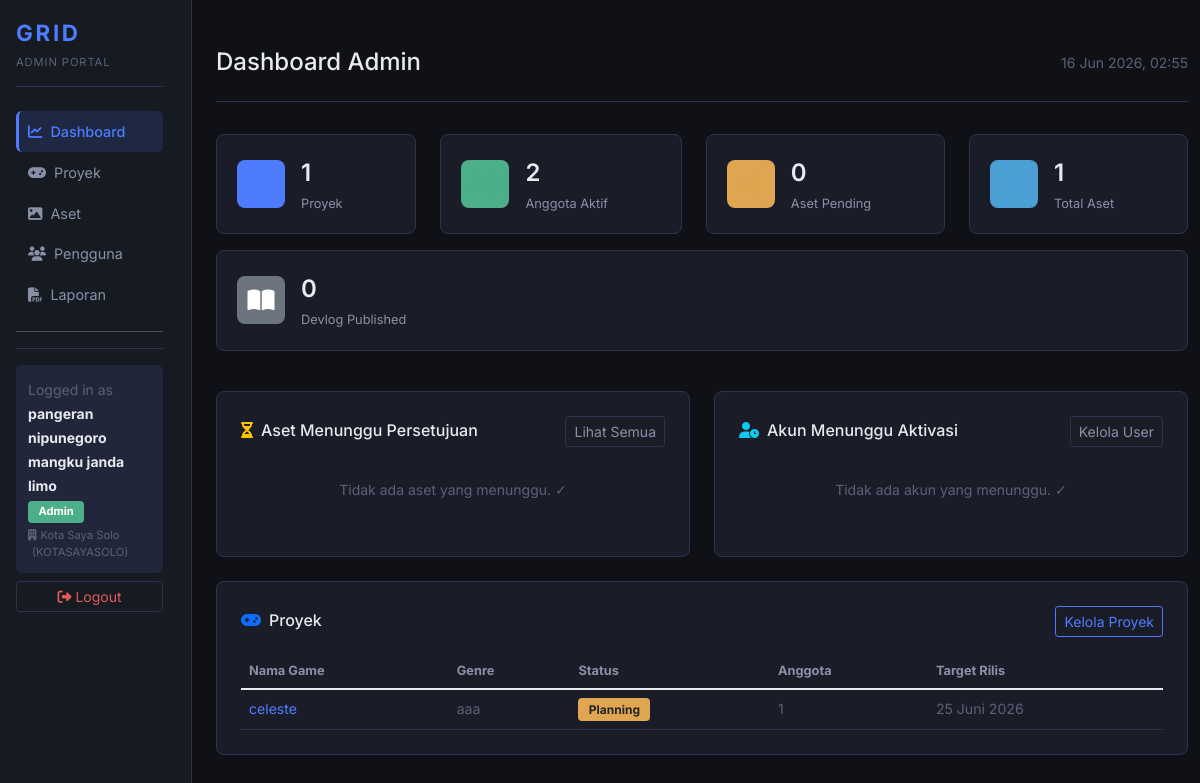
/admin/dashboard.php (signed in), run on the app's committed database.
### tables this page shows
CREATE TABLE `organizations` (
  `id` char(36) NOT NULL,
  `nama` varchar(100) NOT NULL,
  `kode_unik` varchar(20) NOT NULL,
  `deskripsi` text DEFAULT NULL,
  `owner_id` char(36) DEFAULT NULL,
  `created_at` timestamp NOT NULL DEFAULT current_timestamp()
);

CREATE TABLE `projects` (
  `id` char(36) NOT NULL,
  `nama_game` varchar(100) NOT NULL,
  `deskripsi` text DEFAULT NULL,
  `genre` varchar(50) DEFAULT NULL,
  `platform` varchar(50) DEFAULT NULL,
  `engine` varchar(50) DEFAULT NULL,
  `status` enum('Planning','Development','Testing','Released','On Hold') DEFAULT 'Planning',
  `cover_url` varchar(255) DEFAULT NULL,
  `tanggal_mulai` date DEFAULT NULL,
  `target_rilis` date DEFAULT NULL,
  `lead_id` char(36) DEFAULT NULL,
  `organization_id` char(36) DEFAULT NULL
);

### includes/functions.php (called while the page is built, shortened)
<?php
function e(string $value): string {
    return htmlspecialchars($value, ENT_QUOTES, 'UTF-8');
}
function format_tanggal(string $date): string {
    $bulan = [
        1 => 'Januari', 'Februari', 'Maret', 'April', 'Mei', 'Juni',
        'Juli', 'Agustus', 'September', 'Oktober', 'November', 'Desember'
    ];
    $ts = strtotime($date);
    return date('d', $ts) . ' ' . $bulan[(int)date('n', $ts)] . ' ' . date('Y', $ts);
}
function badge_status_proyek(string $status): string {
    return match($status) {
        'Development' => 'bg-primary',
        'Testing'     => 'bg-info text-dark',
        'Released'    => 'bg-success',
        'On Hold'     => 'bg-secondary',
        default       => 'bg-warning text-dark',
    };
}

### includes/db_helpers.php (called while the page is built, shortened)
<?php
function get_all_projects_by_org(PDO $pdo, ?string $org_id): array {
    $stmt = $pdo->prepare('
        SELECT p.*,
               u.nama_lengkap AS lead_name,
               (SELECT COUNT(*) FROM project_members pm WHERE pm.project_id = p.id) AS total_members
        FROM projects p
        LEFT JOIN users u ON p.lead_id = u.id
        WHERE p.organization_id = ?
        ORDER BY p.nama_game ASC
    ');
    $stmt->execute([$org_id]);
    return $stmt->fetchAll();
}
function get_pending_assets_count_by_org(PDO $pdo, ?string $org_id): int {
    $stmt = $pdo->prepare('
        SELECT COUNT(*)
        FROM assets a
        LEFT JOIN projects p ON a.project_id = p.id
        WHERE a.status = "Pending"
          AND p.organization_id = ?
    ');
    $stmt->execute([$org_id]);
    return (int) $stmt->fetchColumn();
}

### admin/dashboard.php (the view, shortened to what this page needs)
<?php
require_once '../koneksi.php';
require_once '../includes/functions.php';
require_once '../includes/db_helpers.php';
$stats = ['total_projects' => 0,
          'total_users' => 0,
          'pending_approvals' => 0,
          'total_assets' => 0,
          'total_devlogs' => 0];
$admin_org_id = $_SESSION['organization_id'] ?? null;
try {
    $stmt_proj = $pdo->prepare('SELECT COUNT(*) FROM projects WHERE organization_id = ?');
    $stmt_proj->execute([$admin_org_id]);
    $stats['total_projects'] = (int) $stmt_proj->fetchColumn();
    $stmt_user = $pdo->prepare('SELECT COUNT(*) FROM users WHERE is_active = TRUE AND role != "Guest" AND organization_id = ?');
    $stmt_user->execute([$admin_org_id]);
    $stats['total_users'] = (int) $stmt_user->fetchColumn();
    $stats['pending_approvals'] = get_pending_assets_count_by_org($pdo, $admin_org_id);
    $stmt_asset = $pdo->prepare('
        SELECT COUNT(*) FROM assets a
        LEFT JOIN projects p ON a.project_id = p.id
        WHERE p.organization_id = ?
    ');
    $stmt_asset->execute([$admin_org_id]);
    $stats['total_assets'] = (int) $stmt_asset->fetchColumn();
    $stmt_devlog = $pdo->prepare('
        SELECT COUNT(*) FROM devlogs d
        LEFT JOIN projects p ON d.project_id = p.id
        WHERE d.status = "Published" AND p.organization_id = ?
    ');
    $stmt_devlog->execute([$admin_org_id]);
    $stats['total_devlogs'] = (int) $stmt_devlog->fetchColumn();
    $recent_pending = get_assets_filtered_by_org($pdo, $admin_org_id, 'Pending');
    $recent_pending = array_slice($recent_pending, 0, 5);
    $all_projects = get_all_projects_by_org($pdo, $admin_org_id);
    $recent_projects = array_slice($all_projects, 0, 5);
} catch (PDOException $ex) {
    error_log($ex->getMessage());
    $recent_pending  = [];
    $recent_projects = [];
}
$pending_users = [];
$admin_org_id  = $_SESSION['organization_id'] ?? null;
try {
    if ($admin_org_id) {
        $stmt = $pdo->prepare('
            SELECT u.id, u.username, u.nama_lengkap, u.email, u.created_at,
                   o.nama AS org_name
            FROM users u
            LEFT JOIN organizations o ON u.organization_id = o.id
            WHERE u.is_active = FALSE
              AND u.organization_id = ?
            ORDER BY u.created_at DESC LIMIT 5
        ');
        $stmt->execute([$admin_org_id]);
    }
    $pending_users = $stmt->fetchAll();
} catch (PDOException $ex) { error_log($ex->getMessage()); }
$page_title = 'Dashboard Admin';
$active_nav = 'dashboard';
include '../templates/admin_header.php';
?>
<div class="row mb-4">
    <?php
    $stat_items = [
        ['value' => $stats['total_projects'],    'label' => 'Proyek',          'icon' => 'fa-gamepad',       'color' => 'bg-primary'],
        ['value' => $stats['total_users'],        'label' => 'Anggota Aktif',   'icon' => 'fa-users',         'color' => 'bg-success'],
        ['value' => $stats['pending_approvals'],  'label' => 'Aset Pending',    'icon' => 'fa-hourglass-half','color' => 'bg-warning'],
        ['value' => $stats['total_assets'],       'label' => 'Total Aset',      'icon' => 'fa-image',         'color' => 'bg-info'],
        ['value' => $stats['total_devlogs'],      'label' => 'Devlog Published','icon' => 'fa-book-open',     'color' => 'bg-secondary'],
    ];
    foreach ($stat_items as $s):
    ?>
    <div class="col-6 col-lg-auto mb-3 flex-lg-fill">
        <div class="stat-card">
            <div class="stat-icon <?= $s['color'] ?>"><i class="fa <?= $s['icon'] ?>"></i></div>
            <div class="stat-content">
                <span class="stat-value"><?= $s['value'] ?></span>
                <span class="stat-label"><?= $s['label'] ?></span>
            </div>
        </div>
    </div>
    <?php endforeach; ?>
</div>
<div class="row">
    <div class="col-12 col-lg-6 mb-4">
        <div class="card h-100">
            <div class="card-body">
                <div class="d-flex justify-content-between align-items-center mb-3">
                    <h6 class="card-title mb-0">
                        <i class="fa fa-hourglass-half me-2 text-warning"></i>Aset Menunggu Persetujuan
                    </h6>
                    <a href="<?= APP_URL ?>/admin/assets.php?status=Pending"
                       class="btn btn-sm btn-outline-warning">Lihat Semua</a>
                </div>
                <?php if (empty($recent_pending)): ?>
                    <p class="text-muted small text-center py-3">Tidak ada aset yang menunggu. ✓</p>
                <?php endif; ?>
            </div>
        </div>
    </div>
    <div class="col-12 col-lg-6 mb-4">
        <div class="card h-100">
            <div class="card-body">
                <div class="d-flex justify-content-between align-items-center mb-3">
                    <h6 class="card-title mb-0">
                        <i class="fa fa-user-clock me-2 text-info"></i>Akun Menunggu Aktivasi
                    </h6>
                    <a href="<?= APP_URL ?>/admin/users.php"
                       class="btn btn-sm btn-outline-info">Kelola User</a>
                </div>
                <?php if (empty($pending_users)): ?>
                    <p class="text-muted small text-center py-3">Tidak ada akun yang menunggu. ✓</p>
                <?php endif; ?>
            </div>
        </div>
    </div>
    <div class="col-12 mb-4">
        <div class="card">
            <div class="card-body">
                <div class="d-flex justify-content-between align-items-center mb-3">
                    <h6 class="card-title mb-0">
                        <i class="fa fa-gamepad me-2 text-primary"></i>Proyek
                    </h6>
                    <a href="<?= APP_URL ?>/admin/projects.php" class="btn btn-sm btn-outline-primary">
                        Kelola Proyek
                    </a>
                </div>
                <?php if (empty($recent_projects)): ?>
                    <p class="text-muted small text-center py-3">
                        Belum ada proyek.
                        <a href="<?= APP_URL ?>/admin/projects.php?view=form">Buat sekarang</a>.
                    </p>
                <?php else: ?>
                    <div class="table-responsive">
                        <table class="table mb-0" style="color:var(--text-primary);font-size:0.88rem;">
                            <thead style="color:var(--text-secondary);font-size:0.8rem;border-color:var(--border-color);">
                                <tr>
                                    <th class="pb-2">Nama Game</th>
                                    <th class="pb-2">Genre</th>
                                    <th class="pb-2">Status</th>
                                    <th class="pb-2">Anggota</th>
                                    <th class="pb-2">Target Rilis</th>
                                </tr>
                            </thead>
                            <tbody>
                                <?php foreach ($recent_projects as $proj): ?>
                                <tr style="border-color:var(--border-color);">
                                    <td class="py-2">
                                        <a href="<?= APP_URL ?>/admin/projects.php?view=form&id=<?= urlencode($proj['id']) ?>"
                                           class="text-decoration-none fw-500"
                                           style="color:var(--accent-blue);">
                                            <?= e($proj['nama_game']) ?>
                                        </a>
                                    </td>
                                    <td class="py-2 text-muted"><?= e($proj['genre'] ?: '—') ?></td>
                                    <td class="py-2">
                                        <span class="badge <?= badge_status_proyek($proj['status']) ?>">
                                            <?= e($proj['status']) ?>
                                        </span>
                                    </td>
                                    <td class="py-2 text-muted"><?= (int)$proj['total_members'] ?></td>
                                    <td class="py-2 text-muted">
                                        <?= $proj['target_rilis'] ? format_tanggal($proj['target_rilis']) : '—' ?>
                                    </td>
                                </tr>
                                <?php endforeach; ?>
                            </tbody>
                        </table>
                    </div>
                <?php endif; ?>
            </div>
        </div>
    </div>
</div>
<?php include '../templates/admin_footer.php'; ?>

### templates/admin_header.php (shortened to what this page needs)
<?php
$_nav_items = [
    'dashboard' => ['url' => APP_URL . '/admin/dashboard.php', 'icon' => 'fa-chart-line', 'label' => 'Dashboard'],
    'projects'  => ['url' => APP_URL . '/admin/projects.php',  'icon' => 'fa-gamepad',    'label' => 'Proyek'],
    'assets'    => ['url' => APP_URL . '/admin/assets.php',    'icon' => 'fa-image',       'label' => 'Aset'],
    'users'     => ['url' => APP_URL . '/admin/users.php',     'icon' => 'fa-users',       'label' => 'Pengguna'],
    'reports'   => ['url' => APP_URL . '/admin/reports.php',   'icon' => 'fa-file-pdf',    'label' => 'Laporan'],
];
?>
<!DOCTYPE html>
<html lang="id">
<head>
    <link rel="stylesheet" href="https://cdn.jsdelivr.net/npm/bootstrap@5.1.3/dist/css/bootstrap.min.css">
    <link rel="stylesheet" href="https://cdnjs.cloudflare.com/ajax/libs/font-awesome/6.4.0/css/all.min.css">
    <link rel="stylesheet" href="<?= APP_URL ?>/assets/css/dashboard.css">
</head>
<body class="grid-body">
<div class="container-fluid">
<div class="row">
<nav class="col-12 col-md-3 col-lg-2 sidebar">
    <div class="sidebar-sticky p-3">
        <div class="sidebar-header mb-4">
            <span class="sidebar-logo">GRID</span>
            <div class="mt-1" style="font-size:0.7rem;color:var(--text-muted);letter-spacing:0.08em;">ADMIN PORTAL</div>
        </div>
        <ul class="nav flex-column">
            <?php foreach ($_nav_items as $_key => $_item): ?>
            <li class="nav-item">
                <a class="nav-link <?= ($active_nav === $_key) ? 'active' : '' ?>"
                   href="<?= $_item['url'] ?>">
                    <i class="fa <?= $_item['icon'] ?> me-2"></i><?= $_item['label'] ?>
                </a>
            </li>
            <?php endforeach; ?>
        </ul>
        <hr>
        <div class="user-menu">
            <div class="user-info mb-2">
                <small class="text-muted">Logged in as</small><br>
                <strong class="small"><?= e($_SESSION['nama_lengkap']) ?></strong><br>
                <span class="badge bg-success" style="font-size:0.7rem;"><?= e($_SESSION['role']) ?></span>
                <?php if (!empty($_SESSION['organization_id'])): ?>
                <div class="mt-1" style="font-size:0.7rem;color:var(--text-muted);">
                    <?php
                    if (!isset($_SESSION['org_nama'])) {
                        global $pdo;
                        $s = $pdo->prepare('SELECT nama, kode_unik FROM organizations WHERE id = ? LIMIT 1');
                        $s->execute([$_SESSION['organization_id']]);
                    }
                    ?>
                    <i class="fa fa-building me-1"></i><?= e($_SESSION['org_nama']) ?>
                    <span class="text-muted ms-1">(<?= e($_SESSION['org_kode']) ?>)</span>
                </div>
                <?php endif; ?>
            </div>
            <form method="POST" action="<?= APP_URL ?>/logout.php">
                <button type="submit" class="btn btn-sm btn-outline-danger w-100">
                    <i class="fa fa-sign-out-alt me-1"></i>Logout
                </button>
            </form>
        </div>
    </div>
</nav>
<main class="col-12 col-md-9 col-lg-10 ms-sm-auto px-md-4">
    <div class="topbar border-bottom py-3 mb-4">
        <div class="d-flex justify-content-between align-items-start flex-wrap gap-2">
            <div>
                <h4 class="mb-0"><?= e($page_title) ?></h4>
            </div>
            <span class="text-muted small pt-1"><?= date('d M Y, H:i') ?></span>
        </div>
    </div>

### data on the page
organizations: kode_unik "KOTASAYASOLO"
projects: nama_game "celeste", genre "aaa", status "Planning", total_members "1", target_rilis "25 Juni 2026"

### other printed values
$_item['label'] "Dashboard"
$_item['label'] "Proyek"
$_item['label'] "Aset"
$_item['label'] "Pengguna"
$_item['label'] "Laporan"
$_SESSION['nama_lengkap'] "pangeran nipunegoro mangku janda limo"
$_SESSION['role'] "Admin"
$_SESSION['org_nama'] "Kota Saya Solo"
$page_title "Dashboard Admin"
$s['value'] "1"
$s['label'] "Proyek"
$s['value'] "2"
$s['label'] "Anggota Aktif"
$s['value'] "0"
$s['label'] "Aset Pending"
